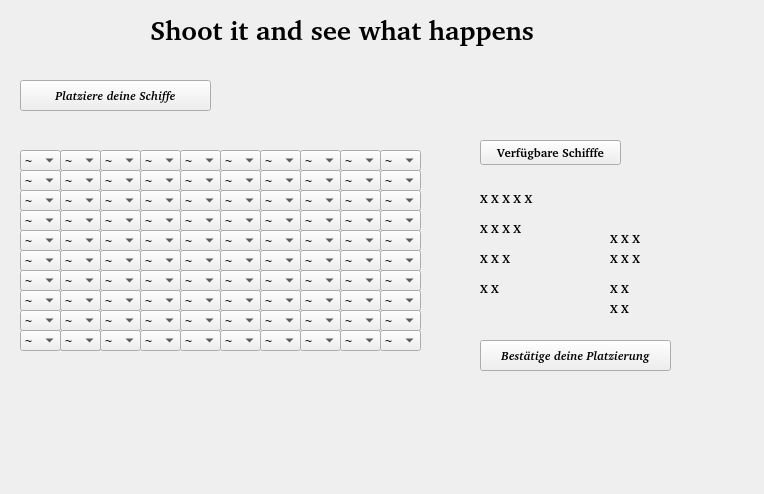
<?xml version="1.0" encoding="UTF-8"?>
<ui version="4.0">
 <class>Schiffeplatzieren</class>
 <widget class="QWidget" name="Schiffeplatzieren">
  <property name="geometry">
   <rect>
    <x>0</x>
    <y>0</y>
    <width>764</width>
    <height>494</height>
   </rect>
  </property>
  <property name="windowTitle">
   <string>Form</string>
  </property>
  <widget class="QLabel" name="label_6">
   <property name="geometry">
    <rect>
     <x>610</x>
     <y>250</y>
     <width>71</width>
     <height>16</height>
    </rect>
   </property>
   <property name="font">
    <font>
     <family>URW Bookman [urw]</family>
     <italic>false</italic>
     <bold>true</bold>
    </font>
   </property>
   <property name="text">
    <string>X X X</string>
   </property>
  </widget>
  <widget class="QLabel" name="label_5">
   <property name="geometry">
    <rect>
     <x>480</x>
     <y>280</y>
     <width>71</width>
     <height>17</height>
    </rect>
   </property>
   <property name="font">
    <font>
     <family>URW Bookman [urw]</family>
     <italic>false</italic>
     <bold>true</bold>
    </font>
   </property>
   <property name="text">
    <string>X X</string>
   </property>
  </widget>
  <widget class="QLabel" name="label_4">
   <property name="geometry">
    <rect>
     <x>480</x>
     <y>250</y>
     <width>71</width>
     <height>17</height>
    </rect>
   </property>
   <property name="font">
    <font>
     <family>URW Bookman [urw]</family>
     <italic>false</italic>
     <bold>true</bold>
    </font>
   </property>
   <property name="text">
    <string>X X X</string>
   </property>
  </widget>
  <widget class="QLabel" name="label_3">
   <property name="geometry">
    <rect>
     <x>480</x>
     <y>220</y>
     <width>71</width>
     <height>17</height>
    </rect>
   </property>
   <property name="font">
    <font>
     <family>URW Bookman [urw]</family>
     <italic>false</italic>
     <bold>true</bold>
    </font>
   </property>
   <property name="text">
    <string>X X X X</string>
   </property>
  </widget>
  <widget class="QLabel" name="label_9">
   <property name="geometry">
    <rect>
     <x>610</x>
     <y>300</y>
     <width>71</width>
     <height>17</height>
    </rect>
   </property>
   <property name="font">
    <font>
     <family>URW Bookman [urw]</family>
     <italic>false</italic>
     <bold>true</bold>
    </font>
   </property>
   <property name="text">
    <string>X X</string>
   </property>
  </widget>
  <widget class="QLabel" name="label_8">
   <property name="geometry">
    <rect>
     <x>610</x>
     <y>280</y>
     <width>71</width>
     <height>17</height>
    </rect>
   </property>
   <property name="font">
    <font>
     <family>URW Bookman [urw]</family>
     <italic>false</italic>
     <bold>true</bold>
    </font>
   </property>
   <property name="text">
    <string>X X</string>
   </property>
  </widget>
  <widget class="QLabel" name="label_2">
   <property name="geometry">
    <rect>
     <x>480</x>
     <y>190</y>
     <width>71</width>
     <height>17</height>
    </rect>
   </property>
   <property name="font">
    <font>
     <family>URW Bookman [urw]</family>
     <italic>false</italic>
     <bold>true</bold>
    </font>
   </property>
   <property name="text">
    <string>X X X X X</string>
   </property>
  </widget>
  <widget class="QLabel" name="label_7">
   <property name="geometry">
    <rect>
     <x>610</x>
     <y>230</y>
     <width>71</width>
     <height>17</height>
    </rect>
   </property>
   <property name="font">
    <font>
     <family>URW Bookman [urw]</family>
     <italic>false</italic>
     <bold>true</bold>
    </font>
   </property>
   <property name="text">
    <string>X X X</string>
   </property>
  </widget>
  <widget class="QPushButton" name="pushButton_2">
   <property name="geometry">
    <rect>
     <x>480</x>
     <y>140</y>
     <width>141</width>
     <height>25</height>
    </rect>
   </property>
   <property name="font">
    <font>
     <family>URW Bookman [urw]</family>
     <italic>false</italic>
     <bold>true</bold>
    </font>
   </property>
   <property name="text">
    <string>Verfügbare Schifffe</string>
   </property>
  </widget>
  <widget class="QLabel" name="label">
   <property name="geometry">
    <rect>
     <x>150</x>
     <y>10</y>
     <width>441</width>
     <height>41</height>
    </rect>
   </property>
   <property name="minimumSize">
    <size>
     <width>200</width>
     <height>0</height>
    </size>
   </property>
   <property name="font">
    <font>
     <family>URW Bookman [UKWN]</family>
     <pointsize>20</pointsize>
     <italic>false</italic>
     <bold>true</bold>
    </font>
   </property>
   <property name="text">
    <string>Shoot it and see what happens</string>
   </property>
   <property name="textInteractionFlags">
    <set>Qt::TextInteractionFlag::LinksAccessibleByMouse</set>
   </property>
  </widget>
  <widget class="QPushButton" name="pushButton">
   <property name="geometry">
    <rect>
     <x>480</x>
     <y>340</y>
     <width>191</width>
     <height>31</height>
    </rect>
   </property>
   <property name="font">
    <font>
     <family>URW Bookman [urw]</family>
     <italic>true</italic>
     <bold>true</bold>
    </font>
   </property>
   <property name="text">
    <string>Bestätige deine Platzierung</string>
   </property>
  </widget>
  <widget class="QPushButton" name="pushButton_3">
   <property name="geometry">
    <rect>
     <x>20</x>
     <y>80</y>
     <width>191</width>
     <height>31</height>
    </rect>
   </property>
   <property name="font">
    <font>
     <family>URW Bookman [urw]</family>
     <italic>true</italic>
     <bold>true</bold>
    </font>
   </property>
   <property name="text">
    <string>Platziere deine Schiffe</string>
   </property>
  </widget>
  <widget class="QComboBox" name="comboBox">
   <property name="geometry">
    <rect>
     <x>20</x>
     <y>150</y>
     <width>41</width>
     <height>21</height>
    </rect>
   </property>
   <item>
    <property name="text">
     <string>~</string>
    </property>
   </item>
   <item>
    <property name="text">
     <string>X</string>
    </property>
   </item>
  </widget>
  <widget class="QComboBox" name="comboBox_2">
   <property name="geometry">
    <rect>
     <x>60</x>
     <y>150</y>
     <width>41</width>
     <height>21</height>
    </rect>
   </property>
   <item>
    <property name="text">
     <string>X</string>
    </property>
   </item>
   <item>
    <property name="text">
     <string>~</string>
    </property>
   </item>
  </widget>
  <widget class="QComboBox" name="comboBox_3">
   <property name="geometry">
    <rect>
     <x>300</x>
     <y>150</y>
     <width>41</width>
     <height>21</height>
    </rect>
   </property>
   <item>
    <property name="text">
     <string>~</string>
    </property>
   </item>
   <item>
    <property name="text">
     <string>X</string>
    </property>
   </item>
  </widget>
  <widget class="QComboBox" name="comboBox_4">
   <property name="geometry">
    <rect>
     <x>340</x>
     <y>150</y>
     <width>41</width>
     <height>21</height>
    </rect>
   </property>
   <item>
    <property name="text">
     <string>~</string>
    </property>
   </item>
   <item>
    <property name="text">
     <string>X</string>
    </property>
   </item>
  </widget>
  <widget class="QComboBox" name="comboBox_5">
   <property name="geometry">
    <rect>
     <x>260</x>
     <y>150</y>
     <width>41</width>
     <height>21</height>
    </rect>
   </property>
   <item>
    <property name="text">
     <string>~</string>
    </property>
   </item>
   <item>
    <property name="text">
     <string>X</string>
    </property>
   </item>
  </widget>
  <widget class="QComboBox" name="comboBox_6">
   <property name="geometry">
    <rect>
     <x>220</x>
     <y>150</y>
     <width>41</width>
     <height>21</height>
    </rect>
   </property>
   <item>
    <property name="text">
     <string>~</string>
    </property>
   </item>
   <item>
    <property name="text">
     <string>X</string>
    </property>
   </item>
  </widget>
  <widget class="QComboBox" name="comboBox_7">
   <property name="geometry">
    <rect>
     <x>100</x>
     <y>150</y>
     <width>41</width>
     <height>21</height>
    </rect>
   </property>
   <item>
    <property name="text">
     <string>~</string>
    </property>
   </item>
   <item>
    <property name="text">
     <string>X</string>
    </property>
   </item>
  </widget>
  <widget class="QComboBox" name="comboBox_8">
   <property name="geometry">
    <rect>
     <x>60</x>
     <y>150</y>
     <width>41</width>
     <height>21</height>
    </rect>
   </property>
   <item>
    <property name="text">
     <string>~</string>
    </property>
   </item>
   <item>
    <property name="text">
     <string>X</string>
    </property>
   </item>
  </widget>
  <widget class="QComboBox" name="comboBox_9">
   <property name="geometry">
    <rect>
     <x>180</x>
     <y>150</y>
     <width>41</width>
     <height>21</height>
    </rect>
   </property>
   <item>
    <property name="text">
     <string>~</string>
    </property>
   </item>
   <item>
    <property name="text">
     <string>X</string>
    </property>
   </item>
  </widget>
  <widget class="QComboBox" name="comboBox_10">
   <property name="geometry">
    <rect>
     <x>140</x>
     <y>150</y>
     <width>41</width>
     <height>21</height>
    </rect>
   </property>
   <item>
    <property name="text">
     <string>~</string>
    </property>
   </item>
   <item>
    <property name="text">
     <string>X</string>
    </property>
   </item>
  </widget>
  <widget class="QComboBox" name="comboBox_11">
   <property name="geometry">
    <rect>
     <x>380</x>
     <y>150</y>
     <width>41</width>
     <height>21</height>
    </rect>
   </property>
   <item>
    <property name="text">
     <string>~</string>
    </property>
   </item>
   <item>
    <property name="text">
     <string>X</string>
    </property>
   </item>
  </widget>
  <widget class="QComboBox" name="comboBox_12">
   <property name="geometry">
    <rect>
     <x>300</x>
     <y>170</y>
     <width>41</width>
     <height>21</height>
    </rect>
   </property>
   <item>
    <property name="text">
     <string>~</string>
    </property>
   </item>
   <item>
    <property name="text">
     <string>X</string>
    </property>
   </item>
  </widget>
  <widget class="QComboBox" name="comboBox_13">
   <property name="geometry">
    <rect>
     <x>180</x>
     <y>170</y>
     <width>41</width>
     <height>21</height>
    </rect>
   </property>
   <item>
    <property name="text">
     <string>~</string>
    </property>
   </item>
   <item>
    <property name="text">
     <string>X</string>
    </property>
   </item>
  </widget>
  <widget class="QComboBox" name="comboBox_14">
   <property name="geometry">
    <rect>
     <x>220</x>
     <y>170</y>
     <width>41</width>
     <height>21</height>
    </rect>
   </property>
   <item>
    <property name="text">
     <string>~</string>
    </property>
   </item>
   <item>
    <property name="text">
     <string>X</string>
    </property>
   </item>
  </widget>
  <widget class="QComboBox" name="comboBox_15">
   <property name="geometry">
    <rect>
     <x>380</x>
     <y>170</y>
     <width>41</width>
     <height>21</height>
    </rect>
   </property>
   <item>
    <property name="text">
     <string>~</string>
    </property>
   </item>
   <item>
    <property name="text">
     <string>X</string>
    </property>
   </item>
  </widget>
  <widget class="QComboBox" name="comboBox_16">
   <property name="geometry">
    <rect>
     <x>260</x>
     <y>170</y>
     <width>41</width>
     <height>21</height>
    </rect>
   </property>
   <item>
    <property name="text">
     <string>~</string>
    </property>
   </item>
   <item>
    <property name="text">
     <string>X</string>
    </property>
   </item>
  </widget>
  <widget class="QComboBox" name="comboBox_17">
   <property name="geometry">
    <rect>
     <x>340</x>
     <y>170</y>
     <width>41</width>
     <height>21</height>
    </rect>
   </property>
   <item>
    <property name="text">
     <string>~</string>
    </property>
   </item>
   <item>
    <property name="text">
     <string>X</string>
    </property>
   </item>
  </widget>
  <widget class="QComboBox" name="comboBox_18">
   <property name="geometry">
    <rect>
     <x>60</x>
     <y>170</y>
     <width>41</width>
     <height>21</height>
    </rect>
   </property>
   <item>
    <property name="text">
     <string>X</string>
    </property>
   </item>
   <item>
    <property name="text">
     <string>~</string>
    </property>
   </item>
  </widget>
  <widget class="QComboBox" name="comboBox_19">
   <property name="geometry">
    <rect>
     <x>100</x>
     <y>170</y>
     <width>41</width>
     <height>21</height>
    </rect>
   </property>
   <item>
    <property name="text">
     <string>~</string>
    </property>
   </item>
   <item>
    <property name="text">
     <string>X</string>
    </property>
   </item>
  </widget>
  <widget class="QComboBox" name="comboBox_20">
   <property name="geometry">
    <rect>
     <x>20</x>
     <y>170</y>
     <width>41</width>
     <height>21</height>
    </rect>
   </property>
   <item>
    <property name="text">
     <string>~</string>
    </property>
   </item>
   <item>
    <property name="text">
     <string>X</string>
    </property>
   </item>
  </widget>
  <widget class="QComboBox" name="comboBox_21">
   <property name="geometry">
    <rect>
     <x>140</x>
     <y>170</y>
     <width>41</width>
     <height>21</height>
    </rect>
   </property>
   <item>
    <property name="text">
     <string>~</string>
    </property>
   </item>
   <item>
    <property name="text">
     <string>X</string>
    </property>
   </item>
  </widget>
  <widget class="QComboBox" name="comboBox_22">
   <property name="geometry">
    <rect>
     <x>60</x>
     <y>170</y>
     <width>41</width>
     <height>21</height>
    </rect>
   </property>
   <item>
    <property name="text">
     <string>~</string>
    </property>
   </item>
   <item>
    <property name="text">
     <string>X</string>
    </property>
   </item>
  </widget>
  <widget class="QComboBox" name="comboBox_23">
   <property name="geometry">
    <rect>
     <x>300</x>
     <y>190</y>
     <width>41</width>
     <height>21</height>
    </rect>
   </property>
   <item>
    <property name="text">
     <string>~</string>
    </property>
   </item>
   <item>
    <property name="text">
     <string>X</string>
    </property>
   </item>
  </widget>
  <widget class="QComboBox" name="comboBox_24">
   <property name="geometry">
    <rect>
     <x>220</x>
     <y>210</y>
     <width>41</width>
     <height>21</height>
    </rect>
   </property>
   <item>
    <property name="text">
     <string>~</string>
    </property>
   </item>
   <item>
    <property name="text">
     <string>X</string>
    </property>
   </item>
  </widget>
  <widget class="QComboBox" name="comboBox_25">
   <property name="geometry">
    <rect>
     <x>180</x>
     <y>190</y>
     <width>41</width>
     <height>21</height>
    </rect>
   </property>
   <item>
    <property name="text">
     <string>~</string>
    </property>
   </item>
   <item>
    <property name="text">
     <string>X</string>
    </property>
   </item>
  </widget>
  <widget class="QComboBox" name="comboBox_26">
   <property name="geometry">
    <rect>
     <x>100</x>
     <y>210</y>
     <width>41</width>
     <height>21</height>
    </rect>
   </property>
   <item>
    <property name="text">
     <string>~</string>
    </property>
   </item>
   <item>
    <property name="text">
     <string>X</string>
    </property>
   </item>
  </widget>
  <widget class="QComboBox" name="comboBox_27">
   <property name="geometry">
    <rect>
     <x>220</x>
     <y>190</y>
     <width>41</width>
     <height>21</height>
    </rect>
   </property>
   <item>
    <property name="text">
     <string>~</string>
    </property>
   </item>
   <item>
    <property name="text">
     <string>X</string>
    </property>
   </item>
  </widget>
  <widget class="QComboBox" name="comboBox_28">
   <property name="geometry">
    <rect>
     <x>180</x>
     <y>210</y>
     <width>41</width>
     <height>21</height>
    </rect>
   </property>
   <item>
    <property name="text">
     <string>~</string>
    </property>
   </item>
   <item>
    <property name="text">
     <string>X</string>
    </property>
   </item>
  </widget>
  <widget class="QComboBox" name="comboBox_29">
   <property name="geometry">
    <rect>
     <x>140</x>
     <y>210</y>
     <width>41</width>
     <height>21</height>
    </rect>
   </property>
   <item>
    <property name="text">
     <string>~</string>
    </property>
   </item>
   <item>
    <property name="text">
     <string>X</string>
    </property>
   </item>
  </widget>
  <widget class="QComboBox" name="comboBox_30">
   <property name="geometry">
    <rect>
     <x>380</x>
     <y>190</y>
     <width>41</width>
     <height>21</height>
    </rect>
   </property>
   <item>
    <property name="text">
     <string>~</string>
    </property>
   </item>
   <item>
    <property name="text">
     <string>X</string>
    </property>
   </item>
  </widget>
  <widget class="QComboBox" name="comboBox_31">
   <property name="geometry">
    <rect>
     <x>260</x>
     <y>190</y>
     <width>41</width>
     <height>21</height>
    </rect>
   </property>
   <item>
    <property name="text">
     <string>~</string>
    </property>
   </item>
   <item>
    <property name="text">
     <string>X</string>
    </property>
   </item>
  </widget>
  <widget class="QComboBox" name="comboBox_32">
   <property name="geometry">
    <rect>
     <x>340</x>
     <y>190</y>
     <width>41</width>
     <height>21</height>
    </rect>
   </property>
   <item>
    <property name="text">
     <string>~</string>
    </property>
   </item>
   <item>
    <property name="text">
     <string>X</string>
    </property>
   </item>
  </widget>
  <widget class="QComboBox" name="comboBox_33">
   <property name="geometry">
    <rect>
     <x>340</x>
     <y>210</y>
     <width>41</width>
     <height>21</height>
    </rect>
   </property>
   <item>
    <property name="text">
     <string>~</string>
    </property>
   </item>
   <item>
    <property name="text">
     <string>X</string>
    </property>
   </item>
  </widget>
  <widget class="QComboBox" name="comboBox_34">
   <property name="geometry">
    <rect>
     <x>60</x>
     <y>210</y>
     <width>41</width>
     <height>21</height>
    </rect>
   </property>
   <item>
    <property name="text">
     <string>~</string>
    </property>
   </item>
   <item>
    <property name="text">
     <string>X</string>
    </property>
   </item>
  </widget>
  <widget class="QComboBox" name="comboBox_35">
   <property name="geometry">
    <rect>
     <x>60</x>
     <y>190</y>
     <width>41</width>
     <height>21</height>
    </rect>
   </property>
   <item>
    <property name="text">
     <string>X</string>
    </property>
   </item>
   <item>
    <property name="text">
     <string>~</string>
    </property>
   </item>
  </widget>
  <widget class="QComboBox" name="comboBox_36">
   <property name="geometry">
    <rect>
     <x>100</x>
     <y>190</y>
     <width>41</width>
     <height>21</height>
    </rect>
   </property>
   <item>
    <property name="text">
     <string>~</string>
    </property>
   </item>
   <item>
    <property name="text">
     <string>X</string>
    </property>
   </item>
  </widget>
  <widget class="QComboBox" name="comboBox_37">
   <property name="geometry">
    <rect>
     <x>260</x>
     <y>210</y>
     <width>41</width>
     <height>21</height>
    </rect>
   </property>
   <item>
    <property name="text">
     <string>~</string>
    </property>
   </item>
   <item>
    <property name="text">
     <string>X</string>
    </property>
   </item>
  </widget>
  <widget class="QComboBox" name="comboBox_38">
   <property name="geometry">
    <rect>
     <x>380</x>
     <y>210</y>
     <width>41</width>
     <height>21</height>
    </rect>
   </property>
   <item>
    <property name="text">
     <string>~</string>
    </property>
   </item>
   <item>
    <property name="text">
     <string>X</string>
    </property>
   </item>
  </widget>
  <widget class="QComboBox" name="comboBox_39">
   <property name="geometry">
    <rect>
     <x>20</x>
     <y>190</y>
     <width>41</width>
     <height>21</height>
    </rect>
   </property>
   <item>
    <property name="text">
     <string>~</string>
    </property>
   </item>
   <item>
    <property name="text">
     <string>X</string>
    </property>
   </item>
  </widget>
  <widget class="QComboBox" name="comboBox_40">
   <property name="geometry">
    <rect>
     <x>140</x>
     <y>190</y>
     <width>41</width>
     <height>21</height>
    </rect>
   </property>
   <item>
    <property name="text">
     <string>~</string>
    </property>
   </item>
   <item>
    <property name="text">
     <string>X</string>
    </property>
   </item>
  </widget>
  <widget class="QComboBox" name="comboBox_41">
   <property name="geometry">
    <rect>
     <x>60</x>
     <y>190</y>
     <width>41</width>
     <height>21</height>
    </rect>
   </property>
   <item>
    <property name="text">
     <string>~</string>
    </property>
   </item>
   <item>
    <property name="text">
     <string>X</string>
    </property>
   </item>
  </widget>
  <widget class="QComboBox" name="comboBox_42">
   <property name="geometry">
    <rect>
     <x>60</x>
     <y>210</y>
     <width>41</width>
     <height>21</height>
    </rect>
   </property>
   <item>
    <property name="text">
     <string>~</string>
    </property>
   </item>
   <item>
    <property name="text">
     <string>X</string>
    </property>
   </item>
  </widget>
  <widget class="QComboBox" name="comboBox_43">
   <property name="geometry">
    <rect>
     <x>20</x>
     <y>210</y>
     <width>41</width>
     <height>21</height>
    </rect>
   </property>
   <item>
    <property name="text">
     <string>~</string>
    </property>
   </item>
   <item>
    <property name="text">
     <string>X</string>
    </property>
   </item>
  </widget>
  <widget class="QComboBox" name="comboBox_44">
   <property name="geometry">
    <rect>
     <x>300</x>
     <y>210</y>
     <width>41</width>
     <height>21</height>
    </rect>
   </property>
   <item>
    <property name="text">
     <string>~</string>
    </property>
   </item>
   <item>
    <property name="text">
     <string>X</string>
    </property>
   </item>
  </widget>
  <widget class="QComboBox" name="comboBox_45">
   <property name="geometry">
    <rect>
     <x>300</x>
     <y>230</y>
     <width>41</width>
     <height>21</height>
    </rect>
   </property>
   <item>
    <property name="text">
     <string>~</string>
    </property>
   </item>
   <item>
    <property name="text">
     <string>X</string>
    </property>
   </item>
  </widget>
  <widget class="QComboBox" name="comboBox_46">
   <property name="geometry">
    <rect>
     <x>220</x>
     <y>250</y>
     <width>41</width>
     <height>21</height>
    </rect>
   </property>
   <item>
    <property name="text">
     <string>~</string>
    </property>
   </item>
   <item>
    <property name="text">
     <string>X</string>
    </property>
   </item>
  </widget>
  <widget class="QComboBox" name="comboBox_47">
   <property name="geometry">
    <rect>
     <x>180</x>
     <y>230</y>
     <width>41</width>
     <height>21</height>
    </rect>
   </property>
   <item>
    <property name="text">
     <string>~</string>
    </property>
   </item>
   <item>
    <property name="text">
     <string>X</string>
    </property>
   </item>
  </widget>
  <widget class="QComboBox" name="comboBox_48">
   <property name="geometry">
    <rect>
     <x>100</x>
     <y>250</y>
     <width>41</width>
     <height>21</height>
    </rect>
   </property>
   <item>
    <property name="text">
     <string>~</string>
    </property>
   </item>
   <item>
    <property name="text">
     <string>X</string>
    </property>
   </item>
  </widget>
  <widget class="QComboBox" name="comboBox_49">
   <property name="geometry">
    <rect>
     <x>220</x>
     <y>230</y>
     <width>41</width>
     <height>21</height>
    </rect>
   </property>
   <item>
    <property name="text">
     <string>~</string>
    </property>
   </item>
   <item>
    <property name="text">
     <string>X</string>
    </property>
   </item>
  </widget>
  <widget class="QComboBox" name="comboBox_50">
   <property name="geometry">
    <rect>
     <x>180</x>
     <y>250</y>
     <width>41</width>
     <height>21</height>
    </rect>
   </property>
   <item>
    <property name="text">
     <string>~</string>
    </property>
   </item>
   <item>
    <property name="text">
     <string>X</string>
    </property>
   </item>
  </widget>
  <widget class="QComboBox" name="comboBox_51">
   <property name="geometry">
    <rect>
     <x>140</x>
     <y>250</y>
     <width>41</width>
     <height>21</height>
    </rect>
   </property>
   <item>
    <property name="text">
     <string>~</string>
    </property>
   </item>
   <item>
    <property name="text">
     <string>X</string>
    </property>
   </item>
  </widget>
  <widget class="QComboBox" name="comboBox_52">
   <property name="geometry">
    <rect>
     <x>380</x>
     <y>230</y>
     <width>41</width>
     <height>21</height>
    </rect>
   </property>
   <item>
    <property name="text">
     <string>~</string>
    </property>
   </item>
   <item>
    <property name="text">
     <string>X</string>
    </property>
   </item>
  </widget>
  <widget class="QComboBox" name="comboBox_53">
   <property name="geometry">
    <rect>
     <x>260</x>
     <y>230</y>
     <width>41</width>
     <height>21</height>
    </rect>
   </property>
   <item>
    <property name="text">
     <string>~</string>
    </property>
   </item>
   <item>
    <property name="text">
     <string>X</string>
    </property>
   </item>
  </widget>
  <widget class="QComboBox" name="comboBox_54">
   <property name="geometry">
    <rect>
     <x>340</x>
     <y>230</y>
     <width>41</width>
     <height>21</height>
    </rect>
   </property>
   <item>
    <property name="text">
     <string>~</string>
    </property>
   </item>
   <item>
    <property name="text">
     <string>X</string>
    </property>
   </item>
  </widget>
  <widget class="QComboBox" name="comboBox_55">
   <property name="geometry">
    <rect>
     <x>340</x>
     <y>250</y>
     <width>41</width>
     <height>21</height>
    </rect>
   </property>
   <item>
    <property name="text">
     <string>~</string>
    </property>
   </item>
   <item>
    <property name="text">
     <string>X</string>
    </property>
   </item>
  </widget>
  <widget class="QComboBox" name="comboBox_56">
   <property name="geometry">
    <rect>
     <x>60</x>
     <y>250</y>
     <width>41</width>
     <height>21</height>
    </rect>
   </property>
   <item>
    <property name="text">
     <string>~</string>
    </property>
   </item>
   <item>
    <property name="text">
     <string>X</string>
    </property>
   </item>
  </widget>
  <widget class="QComboBox" name="comboBox_57">
   <property name="geometry">
    <rect>
     <x>60</x>
     <y>230</y>
     <width>41</width>
     <height>21</height>
    </rect>
   </property>
   <item>
    <property name="text">
     <string>X</string>
    </property>
   </item>
   <item>
    <property name="text">
     <string>~</string>
    </property>
   </item>
  </widget>
  <widget class="QComboBox" name="comboBox_58">
   <property name="geometry">
    <rect>
     <x>100</x>
     <y>230</y>
     <width>41</width>
     <height>21</height>
    </rect>
   </property>
   <item>
    <property name="text">
     <string>~</string>
    </property>
   </item>
   <item>
    <property name="text">
     <string>X</string>
    </property>
   </item>
  </widget>
  <widget class="QComboBox" name="comboBox_59">
   <property name="geometry">
    <rect>
     <x>260</x>
     <y>250</y>
     <width>41</width>
     <height>21</height>
    </rect>
   </property>
   <item>
    <property name="text">
     <string>~</string>
    </property>
   </item>
   <item>
    <property name="text">
     <string>X</string>
    </property>
   </item>
  </widget>
  <widget class="QComboBox" name="comboBox_60">
   <property name="geometry">
    <rect>
     <x>380</x>
     <y>250</y>
     <width>41</width>
     <height>21</height>
    </rect>
   </property>
   <item>
    <property name="text">
     <string>~</string>
    </property>
   </item>
   <item>
    <property name="text">
     <string>X</string>
    </property>
   </item>
  </widget>
  <widget class="QComboBox" name="comboBox_61">
   <property name="geometry">
    <rect>
     <x>20</x>
     <y>230</y>
     <width>41</width>
     <height>21</height>
    </rect>
   </property>
   <item>
    <property name="text">
     <string>~</string>
    </property>
   </item>
   <item>
    <property name="text">
     <string>X</string>
    </property>
   </item>
  </widget>
  <widget class="QComboBox" name="comboBox_62">
   <property name="geometry">
    <rect>
     <x>140</x>
     <y>230</y>
     <width>41</width>
     <height>21</height>
    </rect>
   </property>
   <item>
    <property name="text">
     <string>~</string>
    </property>
   </item>
   <item>
    <property name="text">
     <string>X</string>
    </property>
   </item>
  </widget>
  <widget class="QComboBox" name="comboBox_63">
   <property name="geometry">
    <rect>
     <x>60</x>
     <y>230</y>
     <width>41</width>
     <height>21</height>
    </rect>
   </property>
   <item>
    <property name="text">
     <string>~</string>
    </property>
   </item>
   <item>
    <property name="text">
     <string>X</string>
    </property>
   </item>
  </widget>
  <widget class="QComboBox" name="comboBox_64">
   <property name="geometry">
    <rect>
     <x>60</x>
     <y>250</y>
     <width>41</width>
     <height>21</height>
    </rect>
   </property>
   <item>
    <property name="text">
     <string>~</string>
    </property>
   </item>
   <item>
    <property name="text">
     <string>X</string>
    </property>
   </item>
  </widget>
  <widget class="QComboBox" name="comboBox_65">
   <property name="geometry">
    <rect>
     <x>20</x>
     <y>250</y>
     <width>41</width>
     <height>21</height>
    </rect>
   </property>
   <item>
    <property name="text">
     <string>~</string>
    </property>
   </item>
   <item>
    <property name="text">
     <string>X</string>
    </property>
   </item>
  </widget>
  <widget class="QComboBox" name="comboBox_66">
   <property name="geometry">
    <rect>
     <x>300</x>
     <y>250</y>
     <width>41</width>
     <height>21</height>
    </rect>
   </property>
   <item>
    <property name="text">
     <string>~</string>
    </property>
   </item>
   <item>
    <property name="text">
     <string>X</string>
    </property>
   </item>
  </widget>
  <widget class="QComboBox" name="comboBox_68">
   <property name="geometry">
    <rect>
     <x>180</x>
     <y>270</y>
     <width>41</width>
     <height>21</height>
    </rect>
   </property>
   <item>
    <property name="text">
     <string>~</string>
    </property>
   </item>
   <item>
    <property name="text">
     <string>X</string>
    </property>
   </item>
  </widget>
  <widget class="QComboBox" name="comboBox_69">
   <property name="geometry">
    <rect>
     <x>100</x>
     <y>330</y>
     <width>41</width>
     <height>21</height>
    </rect>
   </property>
   <item>
    <property name="text">
     <string>~</string>
    </property>
   </item>
   <item>
    <property name="text">
     <string>X</string>
    </property>
   </item>
  </widget>
  <widget class="QComboBox" name="comboBox_70">
   <property name="geometry">
    <rect>
     <x>380</x>
     <y>310</y>
     <width>41</width>
     <height>21</height>
    </rect>
   </property>
   <item>
    <property name="text">
     <string>~</string>
    </property>
   </item>
   <item>
    <property name="text">
     <string>X</string>
    </property>
   </item>
  </widget>
  <widget class="QComboBox" name="comboBox_71">
   <property name="geometry">
    <rect>
     <x>260</x>
     <y>310</y>
     <width>41</width>
     <height>21</height>
    </rect>
   </property>
   <item>
    <property name="text">
     <string>~</string>
    </property>
   </item>
   <item>
    <property name="text">
     <string>X</string>
    </property>
   </item>
  </widget>
  <widget class="QComboBox" name="comboBox_72">
   <property name="geometry">
    <rect>
     <x>140</x>
     <y>290</y>
     <width>41</width>
     <height>21</height>
    </rect>
   </property>
   <item>
    <property name="text">
     <string>~</string>
    </property>
   </item>
   <item>
    <property name="text">
     <string>X</string>
    </property>
   </item>
  </widget>
  <widget class="QComboBox" name="comboBox_73">
   <property name="geometry">
    <rect>
     <x>380</x>
     <y>270</y>
     <width>41</width>
     <height>21</height>
    </rect>
   </property>
   <item>
    <property name="text">
     <string>~</string>
    </property>
   </item>
   <item>
    <property name="text">
     <string>X</string>
    </property>
   </item>
  </widget>
  <widget class="QComboBox" name="comboBox_77">
   <property name="geometry">
    <rect>
     <x>260</x>
     <y>270</y>
     <width>41</width>
     <height>21</height>
    </rect>
   </property>
   <item>
    <property name="text">
     <string>~</string>
    </property>
   </item>
   <item>
    <property name="text">
     <string>X</string>
    </property>
   </item>
  </widget>
  <widget class="QComboBox" name="comboBox_79">
   <property name="geometry">
    <rect>
     <x>300</x>
     <y>330</y>
     <width>41</width>
     <height>21</height>
    </rect>
   </property>
   <item>
    <property name="text">
     <string>~</string>
    </property>
   </item>
   <item>
    <property name="text">
     <string>X</string>
    </property>
   </item>
  </widget>
  <widget class="QComboBox" name="comboBox_80">
   <property name="geometry">
    <rect>
     <x>340</x>
     <y>270</y>
     <width>41</width>
     <height>21</height>
    </rect>
   </property>
   <item>
    <property name="text">
     <string>~</string>
    </property>
   </item>
   <item>
    <property name="text">
     <string>X</string>
    </property>
   </item>
  </widget>
  <widget class="QComboBox" name="comboBox_81">
   <property name="geometry">
    <rect>
     <x>220</x>
     <y>310</y>
     <width>41</width>
     <height>21</height>
    </rect>
   </property>
   <item>
    <property name="text">
     <string>~</string>
    </property>
   </item>
   <item>
    <property name="text">
     <string>X</string>
    </property>
   </item>
  </widget>
  <widget class="QComboBox" name="comboBox_85">
   <property name="geometry">
    <rect>
     <x>180</x>
     <y>330</y>
     <width>41</width>
     <height>21</height>
    </rect>
   </property>
   <item>
    <property name="text">
     <string>~</string>
    </property>
   </item>
   <item>
    <property name="text">
     <string>X</string>
    </property>
   </item>
  </widget>
  <widget class="QComboBox" name="comboBox_86">
   <property name="geometry">
    <rect>
     <x>380</x>
     <y>330</y>
     <width>41</width>
     <height>21</height>
    </rect>
   </property>
   <item>
    <property name="text">
     <string>~</string>
    </property>
   </item>
   <item>
    <property name="text">
     <string>X</string>
    </property>
   </item>
  </widget>
  <widget class="QComboBox" name="comboBox_88">
   <property name="geometry">
    <rect>
     <x>100</x>
     <y>270</y>
     <width>41</width>
     <height>21</height>
    </rect>
   </property>
   <item>
    <property name="text">
     <string>~</string>
    </property>
   </item>
   <item>
    <property name="text">
     <string>X</string>
    </property>
   </item>
  </widget>
  <widget class="QComboBox" name="comboBox_89">
   <property name="geometry">
    <rect>
     <x>260</x>
     <y>290</y>
     <width>41</width>
     <height>21</height>
    </rect>
   </property>
   <item>
    <property name="text">
     <string>~</string>
    </property>
   </item>
   <item>
    <property name="text">
     <string>X</string>
    </property>
   </item>
  </widget>
  <widget class="QComboBox" name="comboBox_90">
   <property name="geometry">
    <rect>
     <x>340</x>
     <y>330</y>
     <width>41</width>
     <height>21</height>
    </rect>
   </property>
   <item>
    <property name="text">
     <string>~</string>
    </property>
   </item>
   <item>
    <property name="text">
     <string>X</string>
    </property>
   </item>
  </widget>
  <widget class="QComboBox" name="comboBox_91">
   <property name="geometry">
    <rect>
     <x>140</x>
     <y>270</y>
     <width>41</width>
     <height>21</height>
    </rect>
   </property>
   <item>
    <property name="text">
     <string>~</string>
    </property>
   </item>
   <item>
    <property name="text">
     <string>X</string>
    </property>
   </item>
  </widget>
  <widget class="QComboBox" name="comboBox_95">
   <property name="geometry">
    <rect>
     <x>20</x>
     <y>290</y>
     <width>41</width>
     <height>21</height>
    </rect>
   </property>
   <item>
    <property name="text">
     <string>~</string>
    </property>
   </item>
   <item>
    <property name="text">
     <string>X</string>
    </property>
   </item>
  </widget>
  <widget class="QComboBox" name="comboBox_97">
   <property name="geometry">
    <rect>
     <x>60</x>
     <y>310</y>
     <width>41</width>
     <height>21</height>
    </rect>
   </property>
   <item>
    <property name="text">
     <string>~</string>
    </property>
   </item>
   <item>
    <property name="text">
     <string>X</string>
    </property>
   </item>
  </widget>
  <widget class="QComboBox" name="comboBox_99">
   <property name="geometry">
    <rect>
     <x>300</x>
     <y>290</y>
     <width>41</width>
     <height>21</height>
    </rect>
   </property>
   <item>
    <property name="text">
     <string>~</string>
    </property>
   </item>
   <item>
    <property name="text">
     <string>X</string>
    </property>
   </item>
  </widget>
  <widget class="QComboBox" name="comboBox_100">
   <property name="geometry">
    <rect>
     <x>300</x>
     <y>270</y>
     <width>41</width>
     <height>21</height>
    </rect>
   </property>
   <item>
    <property name="text">
     <string>~</string>
    </property>
   </item>
   <item>
    <property name="text">
     <string>X</string>
    </property>
   </item>
  </widget>
  <widget class="QComboBox" name="comboBox_101">
   <property name="geometry">
    <rect>
     <x>220</x>
     <y>290</y>
     <width>41</width>
     <height>21</height>
    </rect>
   </property>
   <item>
    <property name="text">
     <string>~</string>
    </property>
   </item>
   <item>
    <property name="text">
     <string>X</string>
    </property>
   </item>
  </widget>
  <widget class="QComboBox" name="comboBox_102">
   <property name="geometry">
    <rect>
     <x>220</x>
     <y>330</y>
     <width>41</width>
     <height>21</height>
    </rect>
   </property>
   <item>
    <property name="text">
     <string>~</string>
    </property>
   </item>
   <item>
    <property name="text">
     <string>X</string>
    </property>
   </item>
  </widget>
  <widget class="QComboBox" name="comboBox_103">
   <property name="geometry">
    <rect>
     <x>100</x>
     <y>290</y>
     <width>41</width>
     <height>21</height>
    </rect>
   </property>
   <item>
    <property name="text">
     <string>~</string>
    </property>
   </item>
   <item>
    <property name="text">
     <string>X</string>
    </property>
   </item>
  </widget>
  <widget class="QComboBox" name="comboBox_104">
   <property name="geometry">
    <rect>
     <x>340</x>
     <y>310</y>
     <width>41</width>
     <height>21</height>
    </rect>
   </property>
   <item>
    <property name="text">
     <string>~</string>
    </property>
   </item>
   <item>
    <property name="text">
     <string>X</string>
    </property>
   </item>
  </widget>
  <widget class="QComboBox" name="comboBox_105">
   <property name="geometry">
    <rect>
     <x>140</x>
     <y>310</y>
     <width>41</width>
     <height>21</height>
    </rect>
   </property>
   <item>
    <property name="text">
     <string>~</string>
    </property>
   </item>
   <item>
    <property name="text">
     <string>X</string>
    </property>
   </item>
  </widget>
  <widget class="QComboBox" name="comboBox_106">
   <property name="geometry">
    <rect>
     <x>220</x>
     <y>270</y>
     <width>41</width>
     <height>21</height>
    </rect>
   </property>
   <item>
    <property name="text">
     <string>~</string>
    </property>
   </item>
   <item>
    <property name="text">
     <string>X</string>
    </property>
   </item>
  </widget>
  <widget class="QComboBox" name="comboBox_108">
   <property name="geometry">
    <rect>
     <x>180</x>
     <y>290</y>
     <width>41</width>
     <height>21</height>
    </rect>
   </property>
   <item>
    <property name="text">
     <string>~</string>
    </property>
   </item>
   <item>
    <property name="text">
     <string>X</string>
    </property>
   </item>
  </widget>
  <widget class="QComboBox" name="comboBox_109">
   <property name="geometry">
    <rect>
     <x>300</x>
     <y>310</y>
     <width>41</width>
     <height>21</height>
    </rect>
   </property>
   <item>
    <property name="text">
     <string>~</string>
    </property>
   </item>
   <item>
    <property name="text">
     <string>X</string>
    </property>
   </item>
  </widget>
  <widget class="QComboBox" name="comboBox_110">
   <property name="geometry">
    <rect>
     <x>60</x>
     <y>330</y>
     <width>41</width>
     <height>21</height>
    </rect>
   </property>
   <item>
    <property name="text">
     <string>~</string>
    </property>
   </item>
   <item>
    <property name="text">
     <string>X</string>
    </property>
   </item>
  </widget>
  <widget class="QComboBox" name="comboBox_111">
   <property name="geometry">
    <rect>
     <x>180</x>
     <y>310</y>
     <width>41</width>
     <height>21</height>
    </rect>
   </property>
   <item>
    <property name="text">
     <string>~</string>
    </property>
   </item>
   <item>
    <property name="text">
     <string>X</string>
    </property>
   </item>
  </widget>
  <widget class="QComboBox" name="comboBox_114">
   <property name="geometry">
    <rect>
     <x>60</x>
     <y>330</y>
     <width>41</width>
     <height>21</height>
    </rect>
   </property>
   <item>
    <property name="text">
     <string>~</string>
    </property>
   </item>
   <item>
    <property name="text">
     <string>X</string>
    </property>
   </item>
  </widget>
  <widget class="QComboBox" name="comboBox_117">
   <property name="geometry">
    <rect>
     <x>260</x>
     <y>330</y>
     <width>41</width>
     <height>21</height>
    </rect>
   </property>
   <item>
    <property name="text">
     <string>~</string>
    </property>
   </item>
   <item>
    <property name="text">
     <string>X</string>
    </property>
   </item>
  </widget>
  <widget class="QComboBox" name="comboBox_118">
   <property name="geometry">
    <rect>
     <x>340</x>
     <y>290</y>
     <width>41</width>
     <height>21</height>
    </rect>
   </property>
   <item>
    <property name="text">
     <string>~</string>
    </property>
   </item>
   <item>
    <property name="text">
     <string>X</string>
    </property>
   </item>
  </widget>
  <widget class="QComboBox" name="comboBox_119">
   <property name="geometry">
    <rect>
     <x>60</x>
     <y>290</y>
     <width>41</width>
     <height>21</height>
    </rect>
   </property>
   <item>
    <property name="text">
     <string>~</string>
    </property>
   </item>
   <item>
    <property name="text">
     <string>X</string>
    </property>
   </item>
  </widget>
  <widget class="QComboBox" name="comboBox_120">
   <property name="geometry">
    <rect>
     <x>20</x>
     <y>310</y>
     <width>41</width>
     <height>21</height>
    </rect>
   </property>
   <item>
    <property name="text">
     <string>~</string>
    </property>
   </item>
   <item>
    <property name="text">
     <string>X</string>
    </property>
   </item>
  </widget>
  <widget class="QComboBox" name="comboBox_121">
   <property name="geometry">
    <rect>
     <x>60</x>
     <y>270</y>
     <width>41</width>
     <height>21</height>
    </rect>
   </property>
   <item>
    <property name="text">
     <string>X</string>
    </property>
   </item>
   <item>
    <property name="text">
     <string>~</string>
    </property>
   </item>
  </widget>
  <widget class="QComboBox" name="comboBox_123">
   <property name="geometry">
    <rect>
     <x>380</x>
     <y>290</y>
     <width>41</width>
     <height>21</height>
    </rect>
   </property>
   <item>
    <property name="text">
     <string>~</string>
    </property>
   </item>
   <item>
    <property name="text">
     <string>X</string>
    </property>
   </item>
  </widget>
  <widget class="QComboBox" name="comboBox_124">
   <property name="geometry">
    <rect>
     <x>20</x>
     <y>270</y>
     <width>41</width>
     <height>21</height>
    </rect>
   </property>
   <item>
    <property name="text">
     <string>~</string>
    </property>
   </item>
   <item>
    <property name="text">
     <string>X</string>
    </property>
   </item>
  </widget>
  <widget class="QComboBox" name="comboBox_125">
   <property name="geometry">
    <rect>
     <x>100</x>
     <y>310</y>
     <width>41</width>
     <height>21</height>
    </rect>
   </property>
   <item>
    <property name="text">
     <string>~</string>
    </property>
   </item>
   <item>
    <property name="text">
     <string>X</string>
    </property>
   </item>
  </widget>
  <widget class="QComboBox" name="comboBox_126">
   <property name="geometry">
    <rect>
     <x>60</x>
     <y>270</y>
     <width>41</width>
     <height>21</height>
    </rect>
   </property>
   <item>
    <property name="text">
     <string>~</string>
    </property>
   </item>
   <item>
    <property name="text">
     <string>X</string>
    </property>
   </item>
  </widget>
  <widget class="QComboBox" name="comboBox_127">
   <property name="geometry">
    <rect>
     <x>140</x>
     <y>330</y>
     <width>41</width>
     <height>21</height>
    </rect>
   </property>
   <item>
    <property name="text">
     <string>~</string>
    </property>
   </item>
   <item>
    <property name="text">
     <string>X</string>
    </property>
   </item>
  </widget>
  <widget class="QComboBox" name="comboBox_129">
   <property name="geometry">
    <rect>
     <x>60</x>
     <y>290</y>
     <width>41</width>
     <height>21</height>
    </rect>
   </property>
   <item>
    <property name="text">
     <string>~</string>
    </property>
   </item>
   <item>
    <property name="text">
     <string>X</string>
    </property>
   </item>
  </widget>
  <widget class="QComboBox" name="comboBox_130">
   <property name="geometry">
    <rect>
     <x>60</x>
     <y>310</y>
     <width>41</width>
     <height>21</height>
    </rect>
   </property>
   <item>
    <property name="text">
     <string>~</string>
    </property>
   </item>
   <item>
    <property name="text">
     <string>X</string>
    </property>
   </item>
  </widget>
  <widget class="QComboBox" name="comboBox_131">
   <property name="geometry">
    <rect>
     <x>20</x>
     <y>330</y>
     <width>41</width>
     <height>21</height>
    </rect>
   </property>
   <item>
    <property name="text">
     <string>~</string>
    </property>
   </item>
   <item>
    <property name="text">
     <string>X</string>
    </property>
   </item>
  </widget>
 </widget>
 <resources/>
 <connections/>
</ui>
